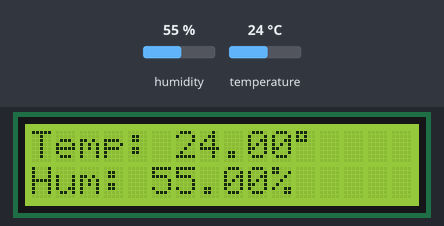
The sketch below on a simulated Arduino Uno, built with avr-gcc and run on an emulated ATmega328P. Parts: 16×2 character LCD. The test bench sets the inputs (shaded band); at power-on: humidity 55 %, temperature 24 °C. The modem accepts every AT command (registered, SIM ready, sends succeed) and sends nothing else; what the sketch prints to the serial monitor is not drawn.

Above: at 24.5 s.
24.6 s: humidity set to 22 %
At 26.5 s:
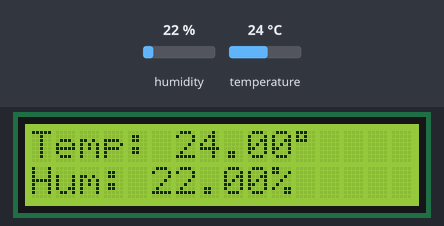
27.4 s: temperature set to 12 °C
At 28.9 s:
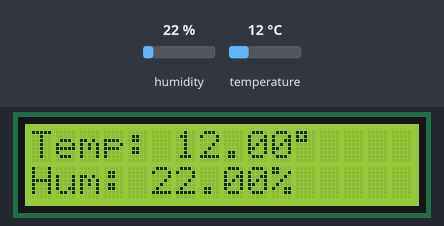
29.4 s: humidity set to 40 %
At 31.3 s:
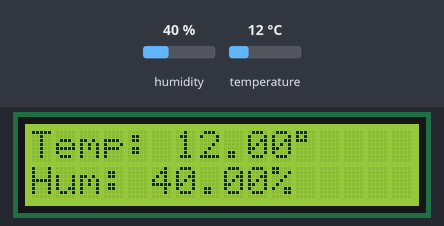
Timing chart, 0 to 32.4 s (numbered marks = the images above; inputs shaded):
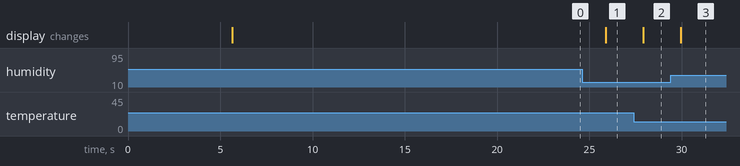

The sketch:

KETSIA_TFC.ino
```cpp
#include <LiquidCrystal.h>
#include <SoftwareSerial.h>
#include <DHT.h>
LiquidCrystal lcd(12, 11, 5, 4, 3, 2);

SoftwareSerial GSM(8, 9); // SIM800L Tx & Rx is connected to Arduino #8 & #9

char phone_no[]="+243975465963"; // Change +92 with country code and 3378655465 with phone number to sms

char inchar; // Will hold the incoming character from the GSM shield

#define DHTPIN 7 // Pin connecté au capteur DHT11
#define DHTTYPE DHT11 // Type de capteur DHT11

DHT dht(DHTPIN, DHTTYPE);


float temperature, humidite;

void setup() {
  Serial.begin(9600); // Begin serial communication with Arduino and Arduino IDE (Serial Monitor)
  GSM.begin(9600); // Begin serial communication with Arduino and SIM800L

  initModule("AT", "OK", 1000); // Once the handshake test is successful, it will back to OK
  initModule("ATE1", "OK", 1000); // This command is used for enabling echo
  initModule("AT+CPIN?", "READY", 1000); // This command is used to check whether SIM card is inserted in GSM Module or not
  initModule("AT+CMGF=1", "OK", 1000); // Configuring TEXT mode
  initModule("AT+CNMI=2,2,0,0,0", "OK", 1000); // Decides how newly arrived SMS messages should be handled

  dht.begin(); // Initialisation du capteur DHT11
  lcd.begin(16,2); // Initialisation de l'écran LCD
  Serial.println("Initialized Successfully");
}

void loop() {
  // Lecture de la température et de l'humidité
     temperature = dht.readTemperature();
     humidite = dht.readHumidity();

  // Affichage des valeurs sur l'écran LCD
     lcd.clear();
     lcd.setCursor(0, 0);
     lcd.print("Temp: ");
     lcd.print(temperature);
     lcd.print((char)223); // Affichage du symbole °C
     lcd.setCursor(0, 1);
     lcd.print("Hum: ");
     lcd.print(humidite);
     lcd.print("%");

  if (GSM.available() > 0) {
    inchar = GSM.read();
    Serial.print(inchar);

    if (inchar == 'B') {delay(10);
      inchar = GSM.read();
      if (inchar == 'E') {delay(10);
        inchar = GSM.read();
        if (inchar == 'B') {delay(10);
          inchar = GSM.read();
          if (inchar == 'E') {
            // Envoi du SMS
            sendSMS(phone_no, "Bonjour, la temperature est de", String(temperature).c_str(), " et l'humidite est de:", String(humidite).c_str());
          }
        }
      }
    }
  }
  delay(5);
}

void sendSMS(char *number, char *msg1, char *TEMP, char *msg2, char *HUM) {
  GSM.print("AT+CMGS=\"");
  GSM.print(number);
  GSM.println("\"\r\n"); // AT+CMGS="Mobile Number" <ENTER> - Assigning recipient's mobile number
  delay(500);
  GSM.println(msg1);
  GSM.println(TEMP);
  GSM.println(msg2);
  GSM.println(HUM);
  GSM.write(byte(26)); // Ctrl+Z send message command (26 in decimal)
  delay(500);
}

void initModule(String cmd, char *res, int t) {
  while (1) {
    Serial.println(cmd);
    GSM.println(cmd);
    delay(100);
    while (GSM.available() > 0) {
      if (GSM.find(res)) {
        Serial.println(res);
        delay(t);
        return;
      } else {
        Serial.println("Error");
      }
    }
    delay(t);
  }
}
```

Measured:
- after the input at 24.6 s, the display: changes after 1.3 s (image 1)
- after the input at 27.4 s, the display: changes after 0.51 s (image 2)
- after the input at 29.4 s, the display: changes after 0.54 s (image 3)
